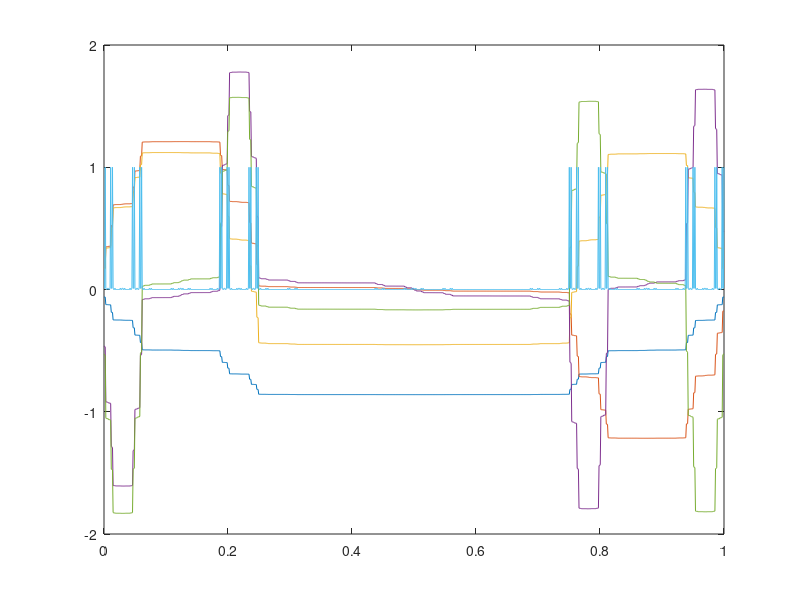

This figure's MATLAB source:

m=5;
p=0.5;
q=0.99;
measure = [p/2 (1-p)/2 (1-p)/2 p/2];
resistance = [q/2 (1-q)/2 (1-q)/2 q/2];
for i = 2:m
    measure = repelem(measure,4);
    measure = measure.*repmat([p/2 (1-p)/2 (1-p)/2 p/2],1,length(measure)/4);
    resistance = repelem(resistance,4);
    resistance = resistance.*repmat([q/2 (1-q)/2 (1-q)/2 q/2],1,length(resistance)/4);
end
laplacian=zeros(4^m-1,4^m-1);
for i = 1:4^m-1
    for j = 1:4^m-1
        if i==j
            avgmeasure = (measure(i)+measure(i+1))/2;
            laplacian(i,j) = (1/avgmeasure)*(1/resistance(i)+1/resistance(i+1));
        end
        if i+1==j
            avgmeasure = (measure(i)+measure(i+1))/2;
            laplacian(i,j) = (1/avgmeasure)*(-1/resistance(i+1));
        end
        if i-1==j
            avgmeasure = (measure(i)+measure(i+1))/2;
            laplacian(i,j) = (1/avgmeasure)*(-1/resistance(i));
        end
    end
end
[V,D] = eig(laplacian);
plot(linspace(0,1,4^m-1)',[V(:,1:5)*(1/0.0221)*2^(m-6) (resistance(2:end).*(1/max(resistance)))'])


    
    
